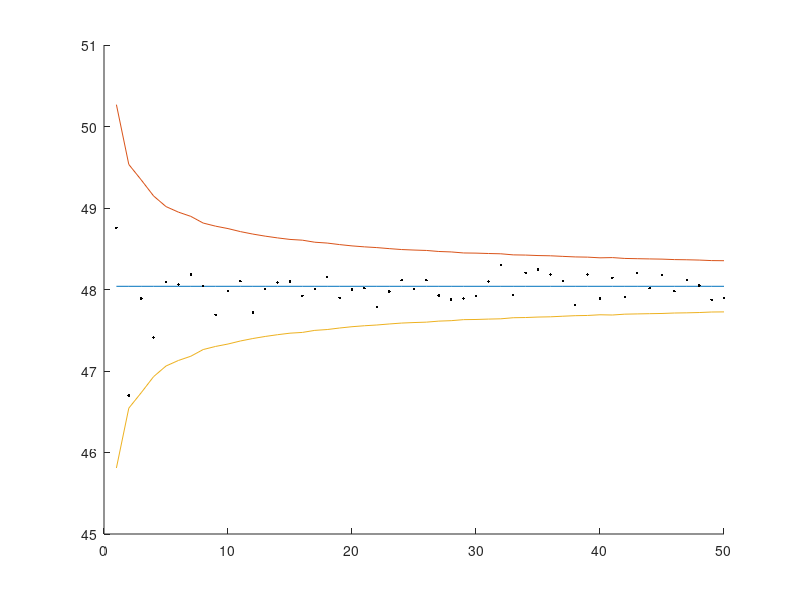

Here is the MATLAB script that generated this plot:
clear 
clc 
rng(0)

T = 1; 
r = 0.12; 
sigma = 0.45;
K = 50; 
S0 = 100; 
N = 6; % the number of points on the path
h = T/N; 

% Closed form Solution 

muDash = (r -0.5*sigma.^2)*(T/2);
sigmaDash = sqrt( ( (sigma.^2*T)/(6))*( (T/(T+h)) + 1) );

temp1 = S0*exp(muDash + 0.5*sigmaDash.^2); 
temp2 = normcdf((log(S0/K) + muDash )/(sigmaDash) + sigmaDash); 
temp3 = K*normcdf((log(S0/K) + muDash )/(sigmaDash)); 
c = exp(-r*T)*(temp1*temp2 - temp3);

mat = zeros(50,4);
for idx = 1:50
    n =idx*1000; %the number of simulations
    t = 0:h:1; 
    deltat = h; 
    Z = randn(length(t)-1,n);
    Si = [S0.*ones(1,n); S0*exp(cumsum((r-0.5*sigma.^2)*deltat...
        + sigma*sqrt(deltat).*Z))];

    f_geom = exp(-r*T)*max(prod(Si).^(1/(N+1)) - K,0); 
    cHat = mean(f_geom); 
    lower = c - 3*std(f_geom)/sqrt(n); 
    upper = c + 3*std(f_geom)/sqrt(n);
    mat(idx,:) = [cHat c upper lower];
end 
figure()
hold on
plot(mat(:,2:end) )
plot(mat(:,1),'k.')
